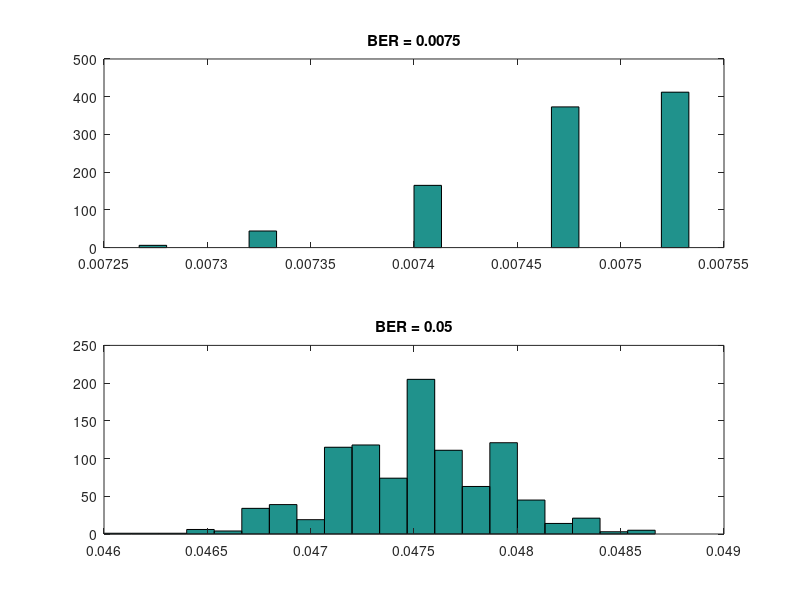

Source code (MATLAB):
function hist_ber_actualber

  A = dlmread('data_5k_0.0075.txt'); #BER - 0,0075
  B = dlmread('data_5k_0.05.txt'); #BER - 0,05
  ay = NaN (1,1000);
  by = NaN (1,1000);
  
  for i=1:1000
    ay(1,[i]) = A (i,[3]);
    by(1,[i]) = B (i,[3]);
  end

  subplot(2,1,1)
  hist(ay, 20)
  title('BER = 0.0075')
  subplot(2,1,2)
  hist(by, 20)
  title('BER = 0.05')

endfunction
